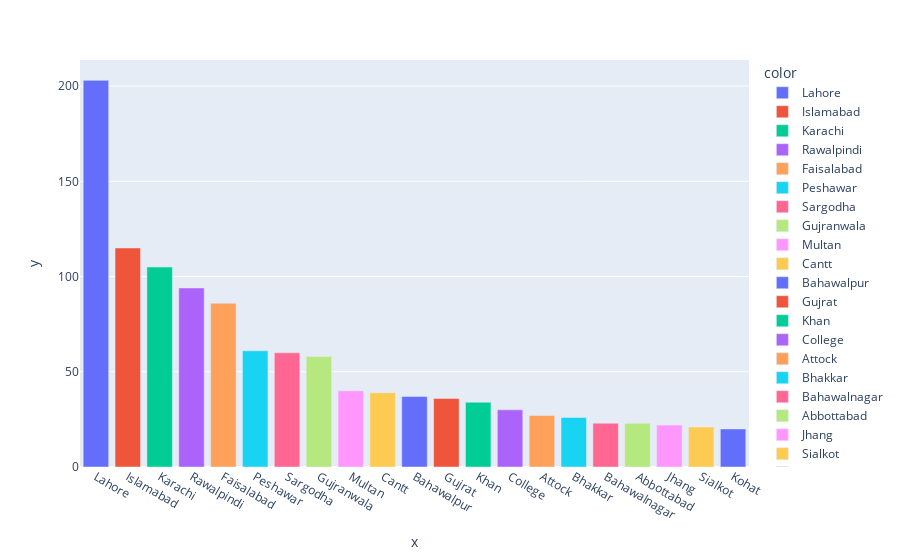

Source (notebook cell):
### Markdown cell above
### The Top cities having highes number of colleges from 20 to 203.

### Code cell
fig = px.bar(x=df['City'].value_counts().head(21).index, y=df['City'].value_counts().head(21).values, color=df['City'].value_counts().head(21).index)
fig.show()

### Figure 1 — Plotly figure (JSON) as saved in the notebook; plotly's stock layout.template omitted (floating-point values rounded to 4 significant figures)
{"data": [{"alignmentgroup": "True", "hovertemplate": "color=Lahore<br>x=%{x}<br>y=%{y}<extra></extra>", "legendgroup": "Lahore", "marker": {"color": "#636efa", "pattern": {"shape": ""}}, "name": "Lahore", "offsetgroup": "Lahore", "orientation": "v", "showlegend": true, "textposition": "auto", "type": "bar", "x": ["Lahore"], "xaxis": "x", "y": [203], "yaxis": "y"}, {"alignmentgroup": "True", "hovertemplate": "color=Islamabad<br>x=%{x}<br>y=%{y}<extra></extra>", "legendgroup": "Islamabad", "marker": {"color": "#EF553B", "pattern": {"shape": ""}}, "name": "Islamabad", "offsetgroup": "Islamabad", "orientation": "v", "showlegend": true, "textposition": "auto", "type": "bar", "x": ["Islamabad"], "xaxis": "x", "y": [115], "yaxis": "y"}, {"alignmentgroup": "True", "hovertemplate": "color=Karachi<br>x=%{x}<br>y=%{y}<extra></extra>", "legendgroup": "Karachi", "marker": {"color": "#00cc96", "pattern": {"shape": ""}}, "name": "Karachi", "offsetgroup": "Karachi", "orientation": "v", "showlegend": true, "textposition": "auto", "type": "bar", "x": ["Karachi"], "xaxis": "x", "y": [105], "yaxis": "y"}, {"alignmentgroup": "True", "hovertemplate": "color=Rawalpindi<br>x=%{x}<br>y=%{y}<extra></extra>", "legendgroup": "Rawalpindi", "marker": {"color": "#ab63fa", "pattern": {"shape": ""}}, "name": "Rawalpindi", "offsetgroup": "Rawalpindi", "orientation": "v", "showlegend": true, "textposition": "auto", "type": "bar", "x": ["Rawalpindi"], "xaxis": "x", "y": [94], "yaxis": "y"}, {"alignmentgroup": "True", "hovertemplate": "color=Faisalabad<br>x=%{x}<br>y=%{y}<extra></extra>", "legendgroup": "Faisalabad", "marker": {"color": "#FFA15A", "pattern": {"shape": ""}}, "name": "Faisalabad", "offsetgroup": "Faisalabad", "orientation": "v", "showlegend": true, "textposition": "auto", "type": "bar", "x": ["Faisalabad"], "xaxis": "x", "y": [86], "yaxis": "y"}, {"alignmentgroup": "True", "hovertemplate": "color=Peshawar<br>x=%{x}<br>y=%{y}<extra></extra>", "legendgroup": "Peshawar", "marker": {"color": "#19d3f3", "pattern": {"shape": ""}}, "name": "Peshawar", "offsetgroup": "Peshawar", "orientation": "v", "showlegend": true, "textposition": "auto", "type": "bar", "x": ["Peshawar"], "xaxis": "x", "y": [61], "yaxis": "y"}, {"alignmentgroup": "True", "hovertemplate": "color=Sargodha<br>x=%{x}<br>y=%{y}<extra></extra>", "legendgroup": "Sargodha", "marker": {"color": "#FF6692", "pattern": {"shape": ""}}, "name": "Sargodha", "offsetgroup": "Sargodha", "orientation": "v", "showlegend": true, "textposition": "auto", "type": "bar", "x": ["Sargodha"], "xaxis": "x", "y": [60], "yaxis": "y"}, {"alignmentgroup": "True", "hovertemplate": "color=Gujranwala<br>x=%{x}<br>y=%{y}<extra></extra>", "legendgroup": "Gujranwala", "marker": {"color": "#B6E880", "pattern": {"shape": ""}}, "name": "Gujranwala", "offsetgroup": "Gujranwala", "orientation": "v", "showlegend": true, "textposition": "auto", "type": "bar", "x": ["Gujranwala"], "xaxis": "x", "y": [58], "yaxis": "y"}, {"alignmentgroup": "True", "hovertemplate": "color=Multan<br>x=%{x}<br>y=%{y}<extra></extra>", "legendgroup": "Multan", "marker": {"color": "#FF97FF", "pattern": {"shape": ""}}, "name": "Multan", "offsetgroup": "Multan", "orientation": "v", "showlegend": true, "textposition": "auto", "type": "bar", "x": ["Multan"], "xaxis": "x", "y": [40], "yaxis": "y"}, {"alignmentgroup": "True", "hovertemplate": "color=Cantt<br>x=%{x}<br>y=%{y}<extra></extra>", "legendgroup": "Cantt", "marker": {"color": "#FECB52", "pattern": {"shape": ""}}, "name": "Cantt", "offsetgroup": "Cantt", "orientation": "v", "showlegend": true, "textposition": "auto", "type": "bar", "x": ["Cantt"], "xaxis": "x", "y": [39], "yaxis": "y"}, {"alignmentgroup": "True", "hovertemplate": "color=Bahawalpur<br>x=%{x}<br>y=%{y}<extra></extra>", "legendgroup": "Bahawalpur", "marker": {"color": "#636efa", "pattern": {"shape": ""}}, "name": "Bahawalpur", "offsetgroup": "Bahawalpur", "orientation": "v", "showlegend": true, "textposition": "auto", "type": "bar", "x": ["Bahawalpur"], "xaxis": "x", "y": [37], "yaxis": "y"}, {"alignmentgroup": "True", "hovertemplate": "color=Gujrat<br>x=%{x}<br>y=%{y}<extra></extra>", "legendgroup": "Gujrat", "marker": {"color": "#EF553B", "pattern": {"shape": ""}}, "name": "Gujrat", "offsetgroup": "Gujrat", "orientation": "v", "showlegend": true, "textposition": "auto", "type": "bar", "x": ["Gujrat"], "xaxis": "x", "y": [36], "yaxis": "y"}, {"alignmentgroup": "True", "hovertemplate": "color=Khan<br>x=%{x}<br>y=%{y}<extra></extra>", "legendgroup": "Khan", "marker": {"color": "#00cc96", "pattern": {"shape": ""}}, "name": "Khan", "offsetgroup": "Khan", "orientation": "v", "showlegend": true, "textposition": "auto", "type": "bar", "x": ["Khan"], "xaxis": "x", "y": [34], "yaxis": "y"}, {"alignmentgroup": "True", "hovertemplate": "color=College<br>x=%{x}<br>y=%{y}<extra></extra>", "legendgroup": "College", "marker": {"color": "#ab63fa", "pattern": {"shape": ""}}, "name": "College", "offsetgroup": "College", "orientation": "v", "showlegend": true, "textposition": "auto", "type": "bar", "x": ["College"], "xaxis": "x", "y": [30], "yaxis": "y"}, {"alignmentgroup": "True", "hovertemplate": "color=Attock<br>x=%{x}<br>y=%{y}<extra></extra>", "legendgroup": "Attock", "marker": {"color": "#FFA15A", "pattern": {"shape": ""}}, "name": "Attock", "offsetgroup": "Attock", "orientation": "v", "showlegend": true, "textposition": "auto", "type": "bar", "x": ["Attock"], "xaxis": "x", "y": [27], "yaxis": "y"}, {"alignmentgroup": "True", "hovertemplate": "color=Bhakkar<br>x=%{x}<br>y=%{y}<extra></extra>", "legendgroup": "Bhakkar", "marker": {"color": "#19d3f3", "pattern": {"shape": ""}}, "name": "Bhakkar", "offsetgroup": "Bhakkar", "orientation": "v", "showlegend": true, "textposition": "auto", "type": "bar", "x": ["Bhakkar"], "xaxis": "x", "y": [26], "yaxis": "y"}, {"alignmentgroup": "True", "hovertemplate": "color=Bahawalnagar<br>x=%{x}<br>y=%{y}<extra></extra>", "legendgroup": "Bahawalnagar", "marker": {"color": "#FF6692", "pattern": {"shape": ""}}, "name": "Bahawalnagar", "offsetgroup": "Bahawalnagar", "orientation": "v", "showlegend": true, "textposition": "auto", "type": "bar", "x": ["Bahawalnagar"], "xaxis": "x", "y": [23], "yaxis": "y"}, {"alignmentgroup": "True", "hovertemplate": "color=Abbottabad<br>x=%{x}<br>y=%{y}<extra></extra>", "legendgroup": "Abbottabad", "marker": {"color": "#B6E880", "pattern": {"shape": ""}}, "name": "Abbottabad", "offsetgroup": "Abbottabad", "orientation": "v", "showlegend": true, "textposition": "auto", "type": "bar", "x": ["Abbottabad"], "xaxis": "x", "y": [23], "yaxis": "y"}, {"alignmentgroup": "True", "hovertemplate": "color=Jhang<br>x=%{x}<br>y=%{y}<extra></extra>", "legendgroup": "Jhang", "marker": {"color": "#FF97FF", "pattern": {"shape": ""}}, "name": "Jhang", "offsetgroup": "Jhang", "orientation": "v", "showlegend": true, "textposition": "auto", "type": "bar", "x": ["Jhang"], "xaxis": "x", "y": [22], "yaxis": "y"}, {"alignmentgroup": "True", "hovertemplate": "color=Sialkot<br>x=%{x}<br>y=%{y}<extra></extra>", "legendgroup": "Sialkot", "marker": {"color": "#FECB52", "pattern": {"shape": ""}}, "name": "Sialkot", "offsetgroup": "Sialkot", "orientation": "v", "showlegend": true, "textposition": "auto", "type": "bar", "x": ["Sialkot"], "xaxis": "x", "y": [21], "yaxis": "y"}, {"alignmentgroup": "True", "hovertemplate": "color=Kohat<br>x=%{x}<br>y=%{y}<extra></extra>", "legendgroup": "Kohat", "marker": {"color": "#636efa", "pattern": {"shape": ""}}, "name": "Kohat", "offsetgroup": "Kohat", "orientation": "v", "showlegend": true, "textposition": "auto", "type": "bar", "x": ["Kohat"], "xaxis": "x", "y": [20], "yaxis": "y"}], "layout": {"barmode": "relative", "legend": {"title": {"text": "color"}, "tracegroupgap": 0}, "margin": {"t": 60}, "xaxis": {"anchor": "y", "domain": [0, 1], "title": {"text": "x"}}, "yaxis": {"anchor": "x", "domain": [0, 1], "title": {"text": "y"}}}}
